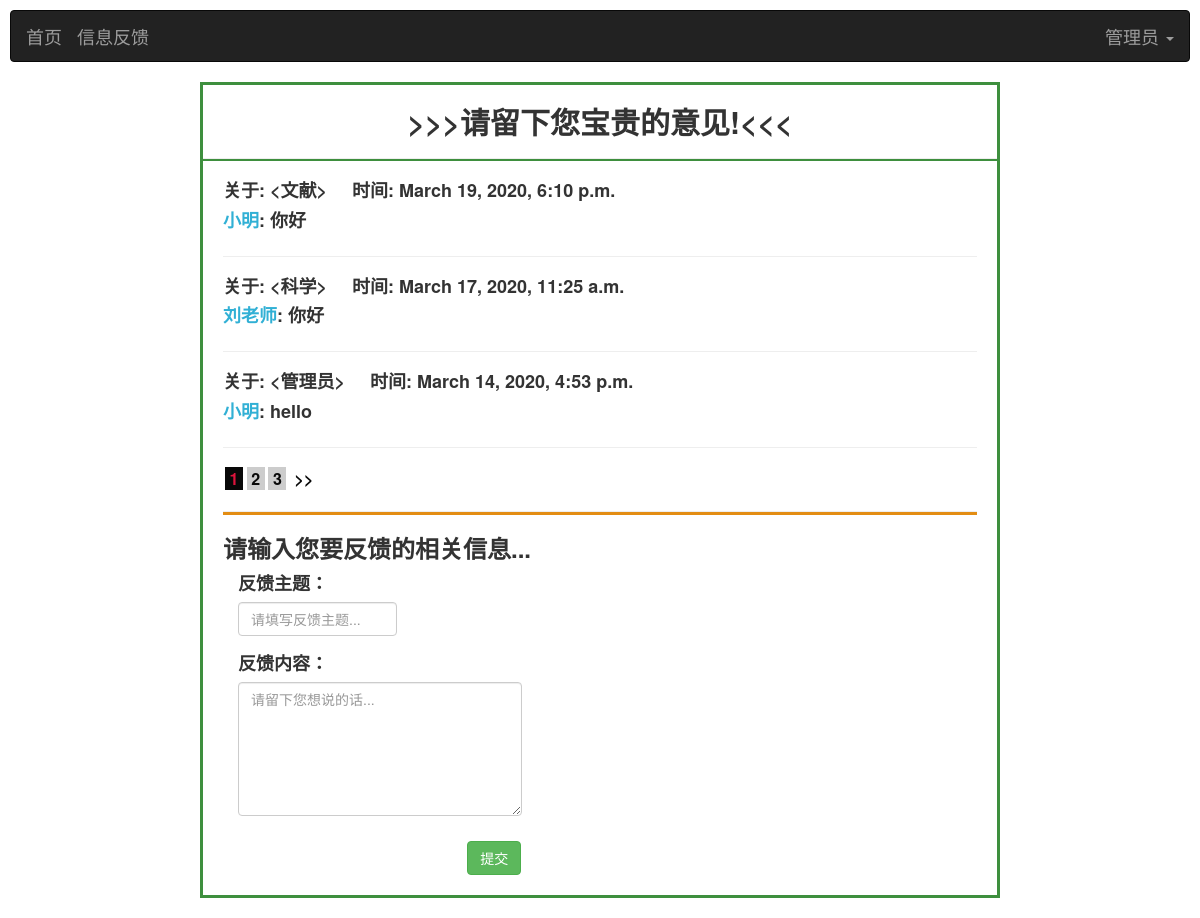
/feedback/feedback/1/1 (signed in), run on the app's committed database.
### base/models.py (models this page shows, shortened)
class User(AbstractUser):#继承内置模型User，并在User的基础上添加新字段
    USER_TYPE = (
        (0, "学生"),
        (1, "老师"),
        (2, "管理员"),#需根据user_type的字段类型进行设置
    )
    name = models.CharField('姓名', max_length=50,default='')
    introduce = models.TextField('简介', default='什么都没留下...')
    photo = models.ImageField('头像', blank=True, upload_to='images/user/')
    user_type = models.IntegerField('身份标识(0:学生/1:老师/2:管理员)',default=0,choices=USER_TYPE)
    user_banji=models.ForeignKey(Banji,on_delete=models.CASCADE, null=True,blank=True,verbose_name='用户班级')
    user_major=models.ForeignKey(Major,on_delete=models.CASCADE,null=True,blank=True,verbose_name='用户专业')

### feedback/models.py (models this page shows)
class Feedback(models.Model):
    feedback_name= models.CharField("反馈主题",max_length=100)
    feedback_content= models.TextField('反馈内容',default='')
    feedback_date = models.DateTimeField('反馈时间', default=timezone.now)#新增时自动获取当前日期
    feedback_user=models.ForeignKey(User,on_delete=models.CASCADE,null=False,verbose_name='反馈用户')
    class Meta:
        verbose_name = '信息反馈'#模型类的名字
        verbose_name_plural = '信息反馈'#模型类名字的复数形式，且优先显示

### feedback/views.py (the view, shortened to what this page needs)
# urls.py: path('feedback/<int:id>/<int:page>',feedbackView,name='feedback'),
@login_required(login_url='/')
def feedbackView(request,id,page):
    user=User.objects.get(id=id)
    if request.method == 'GET':
        if user.user_type==2:#管理员
            feedbacks = Feedback.objects.all().order_by('-feedback_date')
        else:
            feedbacks=Feedback.objects.filter(feedback_user_id=id).order_by('-feedback_date')
        f = Paginator(feedbacks, 3)
        try:
            pages = f.page(page)
        except PageNotAnInteger:
            pages = f.page(1)
        except EmptyPage:
            pages = f.page(f.num_pages)
        return render(request, 'feedback.html', locals())

### templates/feedback.html (shortened to what this page needs)
<!DOCTYPE html>
<html lang="en">
<head>
    {% load staticfiles %}
    <link rel="stylesheet" href="https://cdn.staticfile.org/twitter-bootstrap/3.3.7/css/bootstrap.min.css">
</head>
<body>
<div style="margin: 10px">
    <nav class="navbar navbar-inverse" role="navigation">
        <div class="container-fluid">
            <div class="navbar-header">
                <a class="navbar-brand" href="{% url 'index:index' id 1 %}">首页</a>
            </div>
            <div class="navbar-header">
                <a class="navbar-brand" href="{% url 'feedback:feedback' id 1 %}">信息反馈</a>
            </div>
            <div>
                <ul class="nav navbar-nav navbar-right">
                    <li class="dropdown">
                        <a href="" class="dropdown-toggle" data-toggle="dropdown" style="font-size: 18px">
                            {% if user.name == "" %}
                                {{ user.username }}
                            {% else %}
                                {{ user.name }}
                            {% endif %}
                            <b class="caret"></b>
                        </a>
                    </li>
                </ul>
            </div>
        </div>
    </nav>
</div>
<br/>
<main style="margin-top:-20px;margin-bottom: 20px;margin-left: 200px;margin-right: 200px;border: solid;border-color: #3e8f3e">
    <div class="infosbox">
        <h2 style="text-align: center"><strong>>>>请留下您宝贵的意见!<<<</strong></h2>
        <hr style="background-color: #3e8f3e;height: 2px">
        <div style="margin: 20px">
            {% for list in pages.object_list %}
                <div class="fb">
                    <h4 style="font-weight: bold">
                        <p>关于: <{{ list.feedback_name }}>&nbsp&nbsp&nbsp&nbsp&nbsp时间: {{ list.feedback_date }}</p>
                        <p><label
                                style="color: #31b0d5">{{ list.feedback_user.name }}</label>: {{ list.feedback_content }}
                        </p>
                    </h4>
                </div>
                <hr style="background-color: #e3e3e3;">
            {% endfor %}
            <div class="pagelist" style="margin-left: 2px">
                {% if pages.object_list %}
                    {% for page in pages.paginator.page_range %}
                        {% if pages.number == page %}
                            <a href="javascript:;" class="curPage" style="color: #080808;font-size: medium;
                            font-weight: bold;color: crimson ;background-color: #080808 ">&nbsp{{ page }}&nbsp</a>
                        {% else %}
                            <a href="{% url 'feedback:feedback' id page %}" style="color: #080808;font-size: medium;
                            font-weight: bold;background-color: #cccccc ">&nbsp{{ page }}&nbsp</a>
                        {% endif %}
                    {% endfor %}
                {% endif %}
                {% if pages.has_next %}
                    <a href="{% url 'feedback:feedback' id pages.next_page_number %}"
                       style="color: #080808;font-size: medium;font-weight: bold ">
                        &nbsp>>&nbsp
                    </a>
                {% endif %}
            </div>
            <div class="gbox">
                <form action="" method="post" name="feedback" onsubmit="return Check(document.feedback)">
                    <hr style="background-color: #e38d13;height: 3px">
                    <h3><strong>请输入您要反馈的相关信息...</strong></h3>
                    <div class="col-sm-3">
                        <label for="name" style="font-size: large">反馈主题：</label>
                        <input name="name" type="text" class="form-control" placeholder="请填写反馈主题...">
                    </div>
                    <br/><br/><br/><br/>
                    <div class="col-sm-5">
                        <label for="content" style="font-size: large">反馈内容：</label>
                        <textarea class="form-control" name="content" cols="43" rows="6" id="content"
                                  placeholder="请留下您想说的话..."></textarea>
                    </div>
                    <br/><br/><br/><br/><br/>
                    <button style="margin-left: -70px; margin-top: 90px" type="submit" class="btn btn-success">
                        提交
                    </button>
                </form>
            </div>
        </div>
    </div>
</main>
</body>
</html>

### data on the page
User: name "管理员"
Feedback: feedback_name "文献", feedback_date "March 19, 2020, 6:10 p.m.", feedback_user.name "小明", feedback_content "你好"
Feedback: feedback_name "科学", feedback_date "March 17, 2020, 11:25 a.m.", feedback_user.name "刘老师", feedback_content "你好"
Feedback: feedback_name "管理员", feedback_date "March 14, 2020, 4:53 p.m.", feedback_user.name "小明", feedback_content "hello"

### other printed values
{{ page }} "1"
{{ page }} "2" "3"
